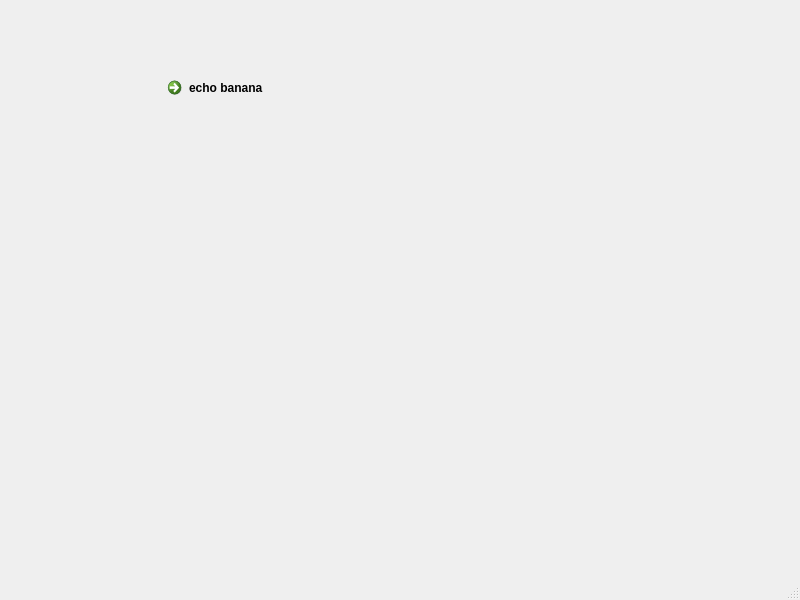
<?xml version="1.0" encoding="UTF-8"?>
<ui version="4.0">
 <class>MainWindow</class>
 <widget class="QMainWindow" name="MainWindow">
  <property name="geometry">
   <rect>
    <x>0</x>
    <y>0</y>
    <width>800</width>
    <height>600</height>
   </rect>
  </property>
  <property name="windowTitle">
   <string>MainWindow</string>
  </property>
  <widget class="QWidget" name="centralwidget">
   <widget class="QCommandLinkButton" name="commandLinkButton">
    <property name="geometry">
     <rect>
      <x>160</x>
      <y>70</y>
      <width>171</width>
      <height>41</height>
     </rect>
    </property>
    <property name="text">
     <string>echo banana</string>
    </property>
   </widget>
  </widget>
  <widget class="QMenuBar" name="menubar">
   <property name="geometry">
    <rect>
     <x>0</x>
     <y>0</y>
     <width>800</width>
     <height>30</height>
    </rect>
   </property>
  </widget>
  <widget class="QStatusBar" name="statusbar"/>
 </widget>
 <resources/>
 <connections/>
</ui>
